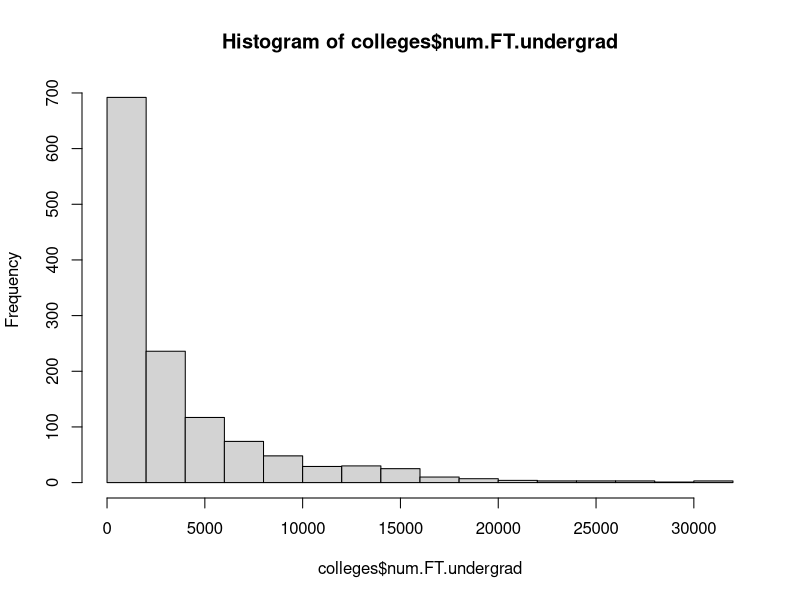
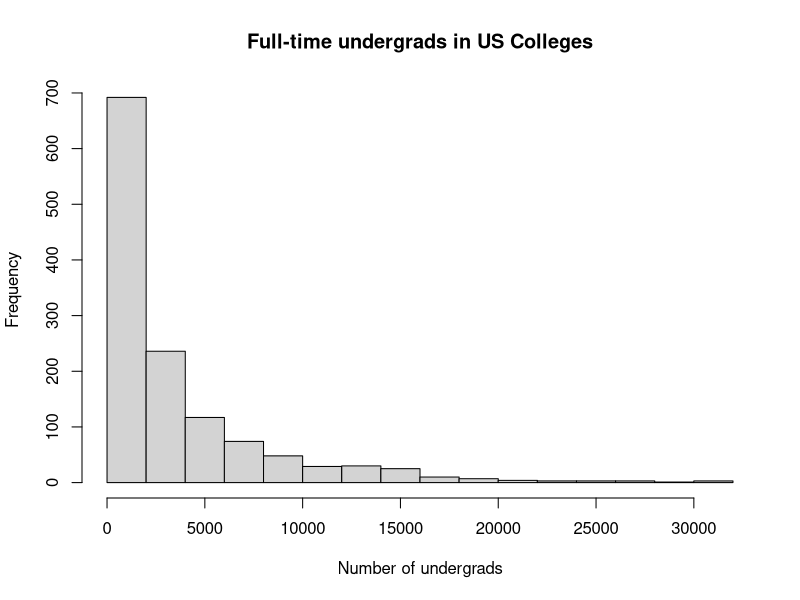
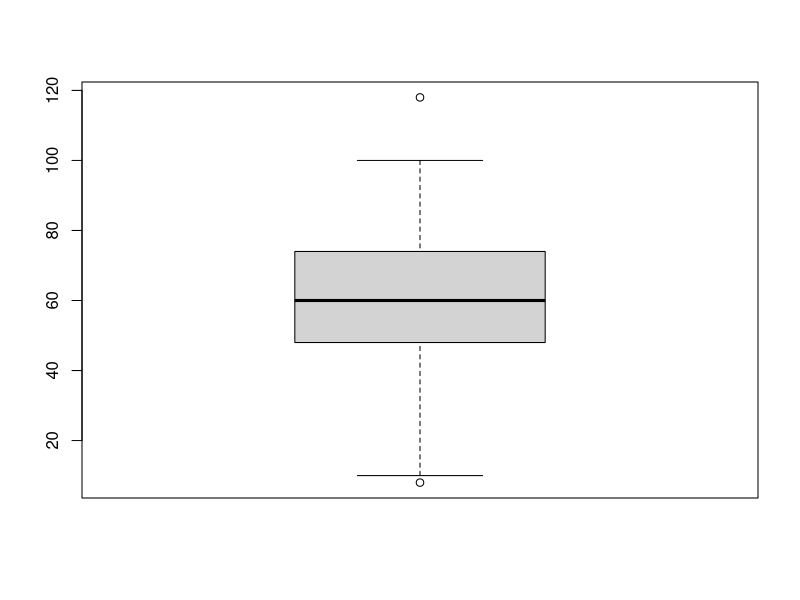
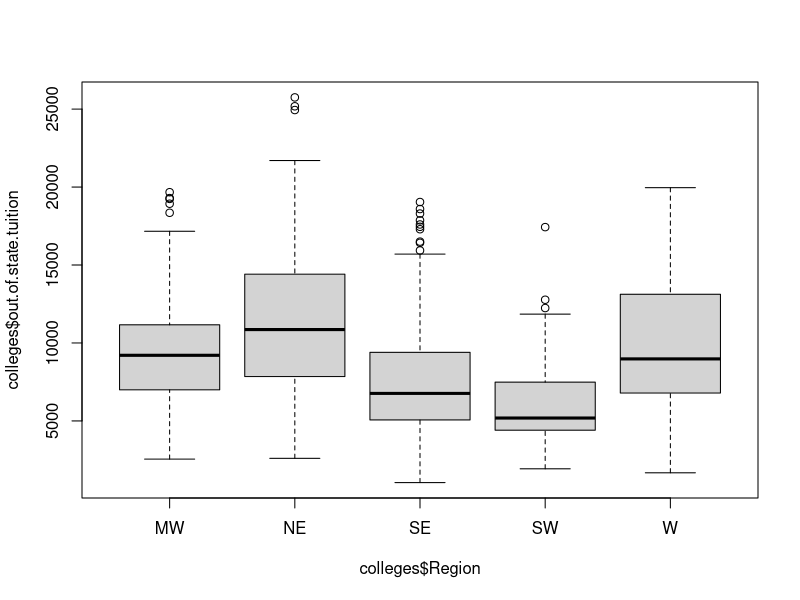
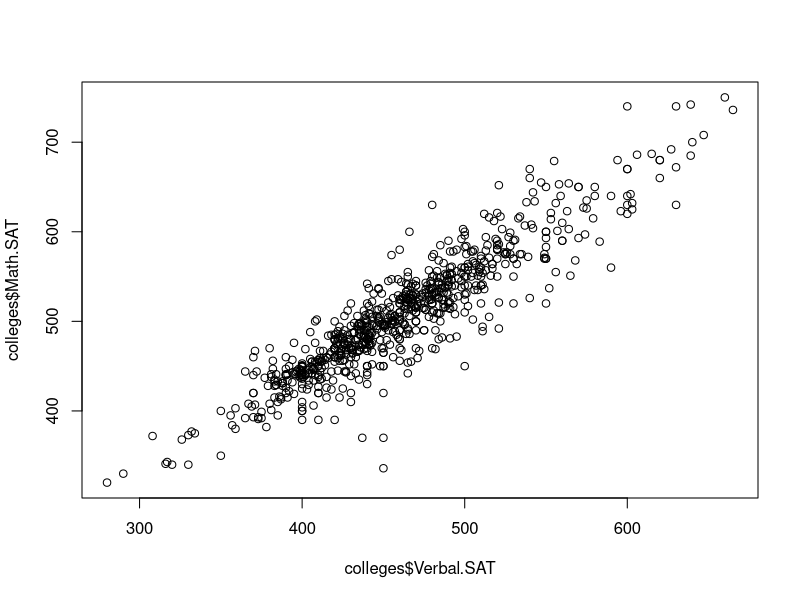
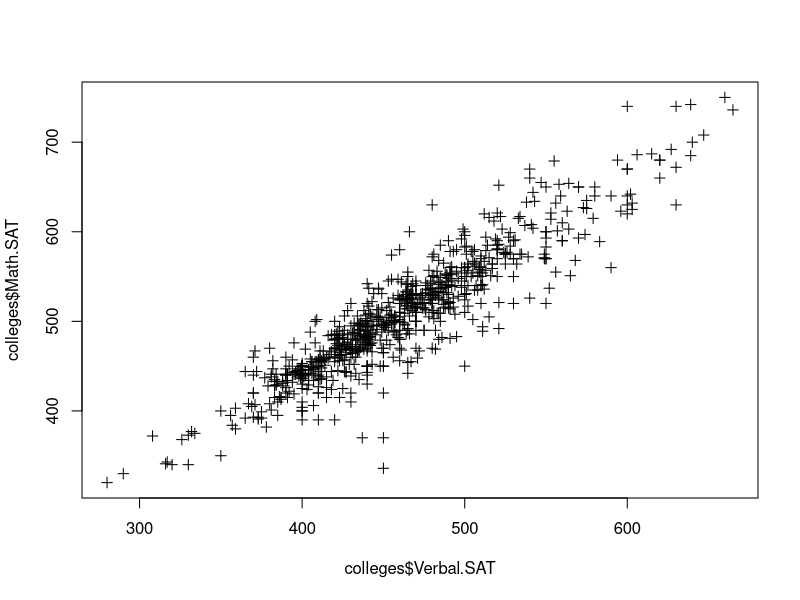
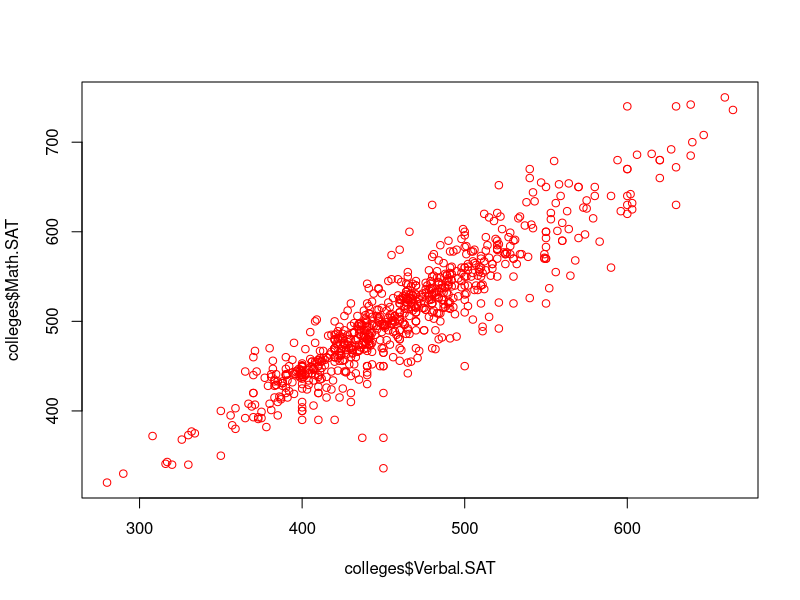
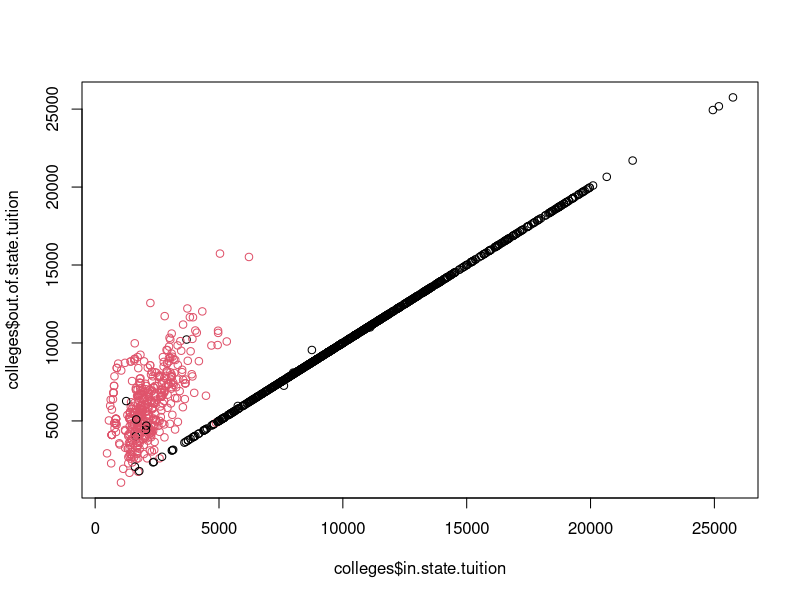

These figures' R source, in order:
temps = c(98.5, 99.4, 101.2, 98.1)
mean(temps)
sd(temps)
colleges = read.csv("colleges.csv")
View(colleges)
hist(colleges$num.FT.undergrad)
hist(colleges$num.FT.undergrad, main="Full-time undergrads in US Colleges", xlab="Number of undergrads")
boxplot(colleges$Graduation.rate)
boxplot(colleges$out.of.state.tuition ~ colleges$Region)
plot(colleges$Verbal.SAT, colleges$Math.SAT)
plot(colleges$Verbal.SAT, colleges$Math.SAT, pch=3)
plot(colleges$Verbal.SAT, colleges$Math.SAT, col="red")
colleges$Public.or.Private = as.factor(colleges$Public.or.Private)
plot(colleges$in.state.tuition, colleges$out.of.state.tuition, col=colleges$Public.or.Private)